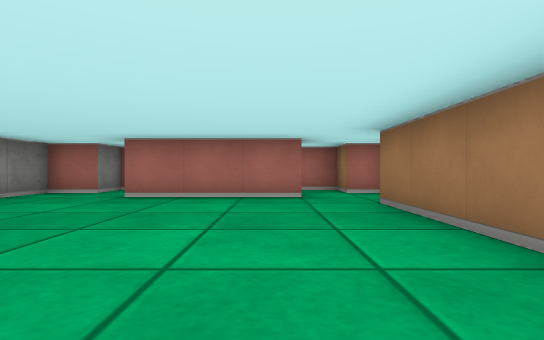
View 1 (above)

13 first-person views from a walk through a cub3D maze. The camera is about half as high as the walls, looks level and sees 80° across. The floor is counted in squares. Each view is taken from the middle of a square. On the plan, view 1 faces up. The plan holds only what a view shows up to about 9 squares ahead; the rest is blank.

View 2
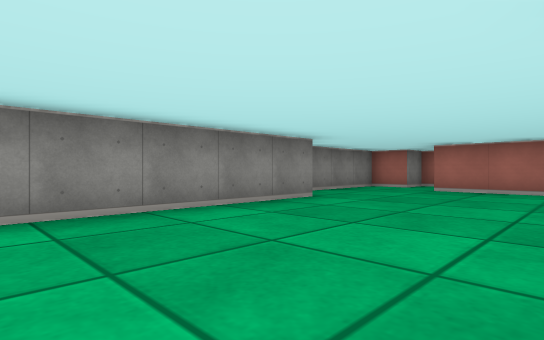

View 3
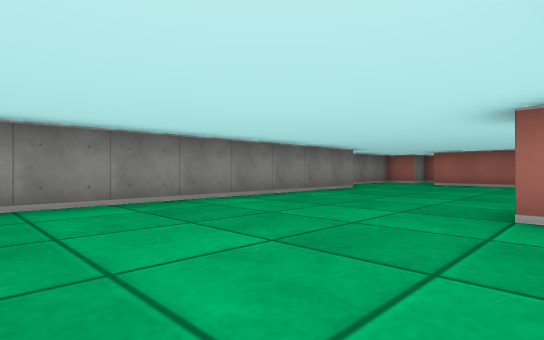

View 4
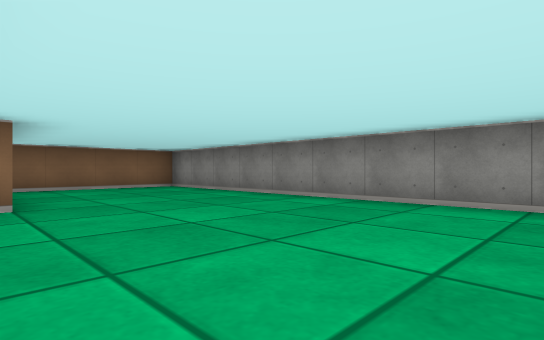

View 5
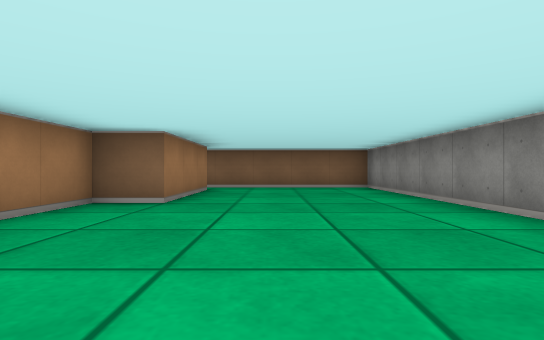

View 6
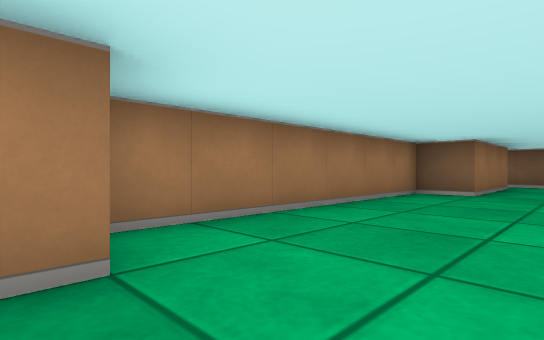

View 7
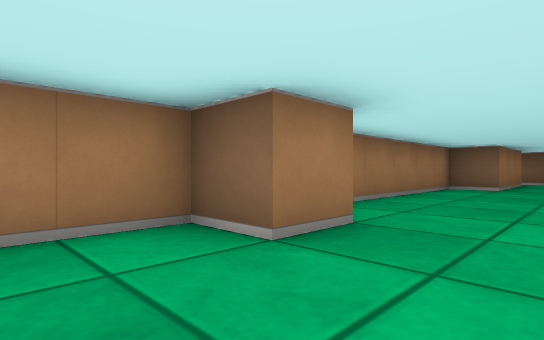

View 8
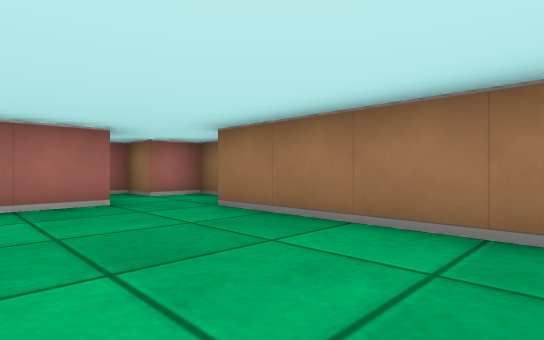

View 9
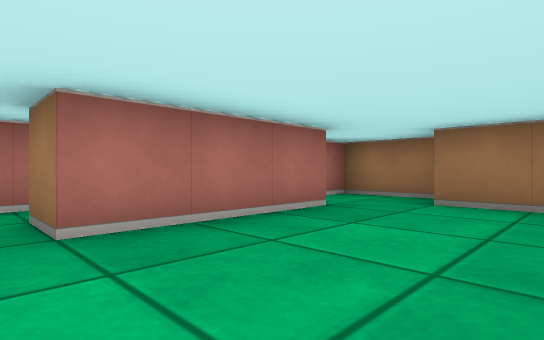

View 10
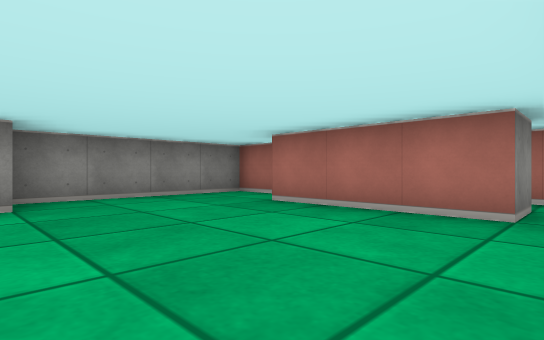

View 11
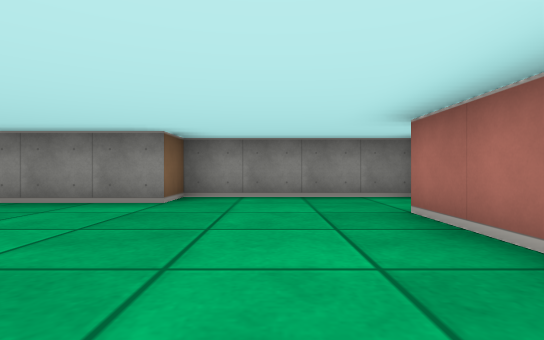

View 12
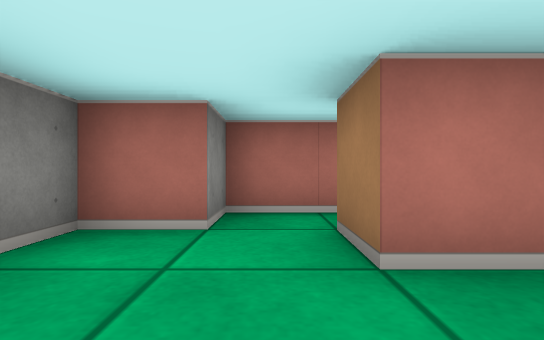

View 13
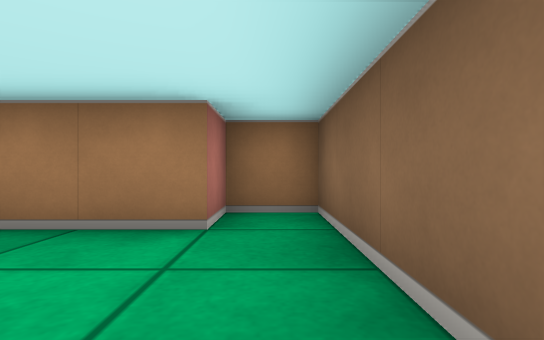

### Floor plan
Points are (right, up) in squares from view 1. A wall is a line through its corners. A room is listed if a view was taken in it or the views show most of it. See-through windows are left out.
Room 1 (views 1, 2, 3, 4, 5, 6, 7, 8, 9, 10, 11, 12, 13)
walls: (0.5, -1.5) (0.5, -0.5) (1.5, -0.5) (1.5, 4.5); (2.5, 4.8) (2.5, 6.5) (1.5, 6.5); (0.5, 5.5) (-2.5, 5.5); (-3.5, 6.5) (-4.5, 6.5) (-4.5, 2.5) (-3.5, 2.5) (-3.5, -11.5) (1.5, -11.5) (1.5, -10.5) (0.5, -10.5) (0.5, -7.5) (1.5, -7.5) (1.5, -1.8)
ways out: opening at (-3, 6) to room 2; opening at (1, 6) to room 2
Room 2 (no view inside)
walls: (-2.2, 7.5) (-3.5, 7.5) (-3.5, 6.5); (0.5, 6.5) (0.5, 5.5); (-2.5, 5.5) (-2.5, 6.5); (1.5, 6.5) (1.5, 7.5) (0.4, 7.5)
ways out: opening at (-3, 6) to room 1; opening at (1, 6) to room 1

Where each view was taken, in squares from view 1:
view 1: 0 up, 0 right, facing up
view 2: 2 down, 0 right, facing up-left
view 3: 5 down, 1 right, facing up-left
view 4: 3 down, 1 right, facing down-left
view 5: 3 down, 1 left, facing down
view 6: 1 down, 1 left, facing down-right
view 7: 1 up, 1 left, facing down-right
view 8: 1 up, 1 left, facing up-right
view 9: 3 up, 3 left, facing up-right
view 10: 2 up, 1 right, facing up-left
view 11: 4 up, 1 right, facing left
view 12: 4 up, 3 left, facing up
view 13: 11 down, 2 left, facing right
